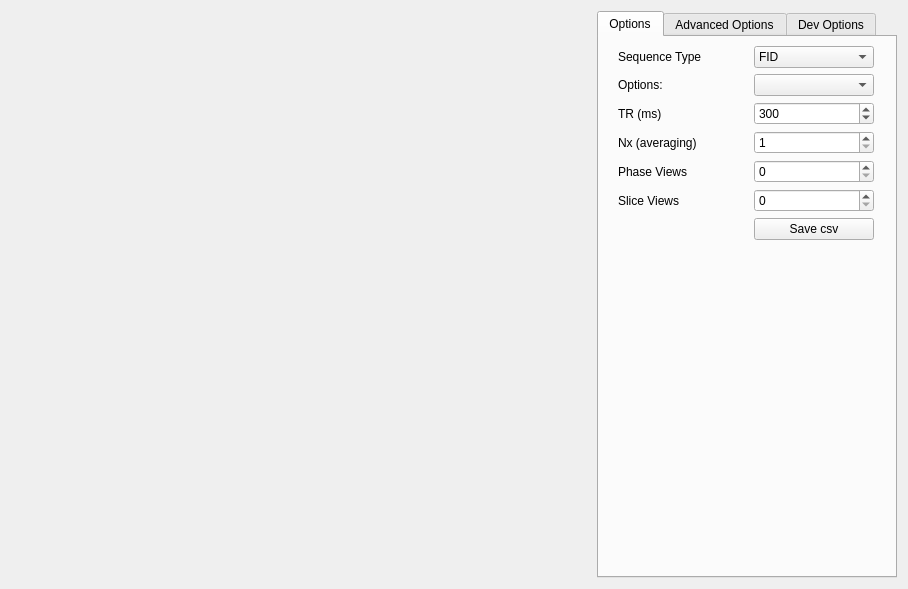
<?xml version="1.0" encoding="UTF-8"?>
<ui version="4.0">
 <class>Form</class>
 <widget class="QWidget" name="Form">
  <property name="geometry">
   <rect>
    <x>0</x>
    <y>0</y>
    <width>908</width>
    <height>589</height>
   </rect>
  </property>
  <property name="sizePolicy">
   <sizepolicy hsizetype="MinimumExpanding" vsizetype="MinimumExpanding">
    <horstretch>2</horstretch>
    <verstretch>2</verstretch>
   </sizepolicy>
  </property>
  <property name="minimumSize">
   <size>
    <width>725</width>
    <height>500</height>
   </size>
  </property>
  <property name="windowTitle">
   <string>Sequence Editor</string>
  </property>
  <property name="styleSheet">
   <string notr="true"/>
  </property>
  <layout class="QGridLayout" name="gridLayout_3">
   <property name="spacing">
    <number>0</number>
   </property>
   <item row="0" column="1" rowspan="4">
    <layout class="QGridLayout" name="gridLayout_2">
     <property name="bottomMargin">
      <number>0</number>
     </property>
     <property name="spacing">
      <number>0</number>
     </property>
     <item row="3" column="0">
      <widget class="matplotlibWidget" name="widget_Read" native="true">
       <property name="minimumSize">
        <size>
         <width>300</width>
         <height>100</height>
        </size>
       </property>
       <property name="maximumSize">
        <size>
         <width>1200</width>
         <height>300</height>
        </size>
       </property>
      </widget>
     </item>
     <item row="2" column="0">
      <widget class="matplotlibWidget" name="widget_Phase" native="true">
       <property name="minimumSize">
        <size>
         <width>300</width>
         <height>100</height>
        </size>
       </property>
       <property name="maximumSize">
        <size>
         <width>1200</width>
         <height>300</height>
        </size>
       </property>
      </widget>
     </item>
     <item row="1" column="0">
      <widget class="matplotlibWidget" name="widget_Slice" native="true">
       <property name="minimumSize">
        <size>
         <width>300</width>
         <height>100</height>
        </size>
       </property>
       <property name="maximumSize">
        <size>
         <width>1200</width>
         <height>300</height>
        </size>
       </property>
      </widget>
     </item>
     <item row="0" column="0">
      <widget class="matplotlibWidget" name="widget_RF" native="true">
       <property name="minimumSize">
        <size>
         <width>300</width>
         <height>100</height>
        </size>
       </property>
       <property name="maximumSize">
        <size>
         <width>1200</width>
         <height>300</height>
        </size>
       </property>
      </widget>
     </item>
     <item row="4" column="0">
      <spacer name="horizontalSpacer">
       <property name="orientation">
        <enum>Qt::Horizontal</enum>
       </property>
       <property name="sizeHint" stdset="0">
        <size>
         <width>40</width>
         <height>20</height>
        </size>
       </property>
      </spacer>
     </item>
    </layout>
   </item>
   <item row="3" column="2">
    <widget class="QTabWidget" name="tabWidget">
     <property name="maximumSize">
      <size>
       <width>300</width>
       <height>16777215</height>
      </size>
     </property>
     <property name="currentIndex">
      <number>0</number>
     </property>
     <widget class="QWidget" name="tab">
      <attribute name="title">
       <string>Options</string>
      </attribute>
      <layout class="QGridLayout" name="gridLayout_4">
       <item row="5" column="0">
        <widget class="QLabel" name="slice_stepslabel">
         <property name="text">
          <string>Slice Views</string>
         </property>
        </widget>
       </item>
       <item row="10" column="1">
        <spacer name="verticalSpacer_2">
         <property name="orientation">
          <enum>Qt::Vertical</enum>
         </property>
         <property name="sizeHint" stdset="0">
          <size>
           <width>20</width>
           <height>430</height>
          </size>
         </property>
        </spacer>
       </item>
       <item row="0" column="0">
        <widget class="QLabel" name="label_3">
         <property name="minimumSize">
          <size>
           <width>120</width>
           <height>0</height>
          </size>
         </property>
         <property name="maximumSize">
          <size>
           <width>120</width>
           <height>16777215</height>
          </size>
         </property>
         <property name="text">
          <string>Sequence Type</string>
         </property>
        </widget>
       </item>
       <item row="0" column="1">
        <widget class="QComboBox" name="seqtype">
         <property name="minimumSize">
          <size>
           <width>120</width>
           <height>0</height>
          </size>
         </property>
         <property name="maximumSize">
          <size>
           <width>120</width>
           <height>16777215</height>
          </size>
         </property>
         <item>
          <property name="text">
           <string>FID</string>
          </property>
         </item>
         <item>
          <property name="text">
           <string>Gradient Echo</string>
          </property>
         </item>
         <item>
          <property name="text">
           <string>3D Volumetric GRE</string>
          </property>
         </item>
         <item>
          <property name="text">
           <string>Spin Echo</string>
          </property>
         </item>
         <item>
          <property name="text">
           <string>Multiple Spin Echo</string>
          </property>
         </item>
         <item>
          <property name="text">
           <string>Multiple Gradient Echo</string>
          </property>
         </item>
         <item>
          <property name="text">
           <string>Inversion Recovery</string>
          </property>
         </item>
         <item>
          <property name="text">
           <string>Sand Box</string>
          </property>
         </item>
        </widget>
       </item>
       <item row="1" column="0">
        <widget class="QLabel" name="label_4">
         <property name="minimumSize">
          <size>
           <width>120</width>
           <height>0</height>
          </size>
         </property>
         <property name="maximumSize">
          <size>
           <width>120</width>
           <height>16777215</height>
          </size>
         </property>
         <property name="text">
          <string>Options:</string>
         </property>
        </widget>
       </item>
       <item row="1" column="1">
        <widget class="QComboBox" name="option">
         <property name="minimumSize">
          <size>
           <width>120</width>
           <height>0</height>
          </size>
         </property>
         <property name="maximumSize">
          <size>
           <width>120</width>
           <height>16777215</height>
          </size>
         </property>
        </widget>
       </item>
       <item row="2" column="0">
        <widget class="QLabel" name="trlabel">
         <property name="text">
          <string>TR (ms)</string>
         </property>
        </widget>
       </item>
       <item row="2" column="1">
        <widget class="QSpinBox" name="tr">
         <property name="keyboardTracking">
          <bool>false</bool>
         </property>
         <property name="maximum">
          <number>30000</number>
         </property>
         <property name="value">
          <number>300</number>
         </property>
        </widget>
       </item>
       <item row="5" column="1">
        <widget class="QSpinBox" name="slice_steps">
         <property name="keyboardTracking">
          <bool>false</bool>
         </property>
         <property name="minimum">
          <number>0</number>
         </property>
         <property name="maximum">
          <number>1024</number>
         </property>
         <property name="value">
          <number>0</number>
         </property>
        </widget>
       </item>
       <item row="9" column="1">
        <widget class="QPushButton" name="savecsv">
         <property name="text">
          <string>Save csv</string>
         </property>
        </widget>
       </item>
       <item row="4" column="0">
        <widget class="QLabel" name="phase_stepslabel">
         <property name="text">
          <string>Phase Views</string>
         </property>
        </widget>
       </item>
       <item row="4" column="1">
        <widget class="QSpinBox" name="phase_steps">
         <property name="keyboardTracking">
          <bool>false</bool>
         </property>
         <property name="minimum">
          <number>0</number>
         </property>
         <property name="maximum">
          <number>1024</number>
         </property>
         <property name="value">
          <number>0</number>
         </property>
        </widget>
       </item>
       <item row="3" column="0">
        <widget class="QLabel" name="label_10">
         <property name="text">
          <string>Nx (averaging)</string>
         </property>
        </widget>
       </item>
       <item row="3" column="1">
        <widget class="QSpinBox" name="nx">
         <property name="minimum">
          <number>1</number>
         </property>
         <property name="maximum">
          <number>1000</number>
         </property>
        </widget>
       </item>
      </layout>
     </widget>
     <widget class="QWidget" name="tab_2">
      <attribute name="title">
       <string>Advanced Options</string>
      </attribute>
      <layout class="QGridLayout" name="gridLayout">
       <item row="0" column="0">
        <widget class="QLabel" name="telabel">
         <property name="text">
          <string>TE</string>
         </property>
        </widget>
       </item>
       <item row="0" column="1">
        <widget class="QDoubleSpinBox" name="te">
         <property name="keyboardTracking">
          <bool>false</bool>
         </property>
         <property name="maximum">
          <double>999.990000000000009</double>
         </property>
         <property name="value">
          <double>19.000000000000000</double>
         </property>
        </widget>
       </item>
       <item row="1" column="0">
        <widget class="QLabel" name="tilabel">
         <property name="enabled">
          <bool>true</bool>
         </property>
         <property name="text">
          <string>TI</string>
         </property>
        </widget>
       </item>
       <item row="1" column="1">
        <widget class="QDoubleSpinBox" name="ti">
         <property name="keyboardTracking">
          <bool>false</bool>
         </property>
         <property name="value">
          <double>5.000000000000000</double>
         </property>
        </widget>
       </item>
       <item row="2" column="0" colspan="2">
        <widget class="QLabel" name="rftitle">
         <property name="font">
          <font>
           <weight>75</weight>
           <bold>true</bold>
          </font>
         </property>
         <property name="text">
          <string>RF</string>
         </property>
         <property name="alignment">
          <set>Qt::AlignCenter</set>
         </property>
        </widget>
       </item>
       <item row="3" column="0">
        <widget class="QLabel" name="flipalabel">
         <property name="text">
          <string>Flip angle (deg)</string>
         </property>
        </widget>
       </item>
       <item row="3" column="1">
        <widget class="QDoubleSpinBox" name="flipa">
         <property name="keyboardTracking">
          <bool>false</bool>
         </property>
         <property name="maximum">
          <double>999.990000000000009</double>
         </property>
         <property name="value">
          <double>90.000000000000000</double>
         </property>
        </widget>
       </item>
       <item row="4" column="0">
        <widget class="QLabel" name="rfwlabel">
         <property name="text">
          <string>RF Width</string>
         </property>
        </widget>
       </item>
       <item row="4" column="1">
        <widget class="QDoubleSpinBox" name="rfw">
         <property name="keyboardTracking">
          <bool>false</bool>
         </property>
         <property name="maximum">
          <double>999.990000000000009</double>
         </property>
         <property name="value">
          <double>7.000000000000000</double>
         </property>
        </widget>
       </item>
       <item row="5" column="0">
        <widget class="QLabel" name="rftlabel">
         <property name="text">
          <string>Start Time</string>
         </property>
        </widget>
       </item>
       <item row="5" column="1">
        <widget class="QDoubleSpinBox" name="rft">
         <property name="keyboardTracking">
          <bool>false</bool>
         </property>
         <property name="maximum">
          <double>999.990000000000009</double>
         </property>
         <property name="value">
          <double>0.200000000000000</double>
         </property>
        </widget>
       </item>
       <item row="21" column="1">
        <widget class="QDoubleSpinBox" name="sliceamp">
         <property name="keyboardTracking">
          <bool>false</bool>
         </property>
         <property name="minimum">
          <double>-9.000000000000000</double>
         </property>
         <property name="maximum">
          <double>9.000000000000000</double>
         </property>
         <property name="value">
          <double>1.000000000000000</double>
         </property>
        </widget>
       </item>
       <item row="14" column="0" colspan="2">
        <widget class="QLabel" name="readtitle">
         <property name="font">
          <font>
           <weight>75</weight>
           <bold>true</bold>
          </font>
         </property>
         <property name="text">
          <string>Read</string>
         </property>
         <property name="alignment">
          <set>Qt::AlignCenter</set>
         </property>
        </widget>
       </item>
       <item row="11" column="0" colspan="2">
        <widget class="QLabel" name="acqtitle">
         <property name="font">
          <font>
           <weight>75</weight>
           <bold>true</bold>
          </font>
         </property>
         <property name="text">
          <string>Acquire</string>
         </property>
         <property name="alignment">
          <set>Qt::AlignCenter</set>
         </property>
        </widget>
       </item>
       <item row="12" column="0">
        <widget class="QLabel" name="acqwlabel">
         <property name="text">
          <string>Acquire Width</string>
         </property>
        </widget>
       </item>
       <item row="12" column="1">
        <widget class="QDoubleSpinBox" name="acqw">
         <property name="keyboardTracking">
          <bool>false</bool>
         </property>
         <property name="maximum">
          <double>999.990000000000009</double>
         </property>
         <property name="value">
          <double>10.000000000000000</double>
         </property>
        </widget>
       </item>
       <item row="13" column="0">
        <widget class="QLabel" name="acqnumlabel">
         <property name="text">
          <string>Acquire Number</string>
         </property>
        </widget>
       </item>
       <item row="13" column="1">
        <widget class="QSpinBox" name="acqnum">
         <property name="keyboardTracking">
          <bool>false</bool>
         </property>
         <property name="minimum">
          <number>1</number>
         </property>
         <property name="singleStep">
          <number>1</number>
         </property>
         <property name="value">
          <number>1</number>
         </property>
        </widget>
       </item>
       <item row="16" column="0" colspan="2">
        <widget class="QLabel" name="phasetitle">
         <property name="font">
          <font>
           <weight>75</weight>
           <bold>true</bold>
          </font>
         </property>
         <property name="text">
          <string>Phase</string>
         </property>
         <property name="alignment">
          <set>Qt::AlignCenter</set>
         </property>
        </widget>
       </item>
       <item row="17" column="0">
        <widget class="QLabel" name="phasetlabel">
         <property name="text">
          <string>Phase Time</string>
         </property>
        </widget>
       </item>
       <item row="17" column="1">
        <widget class="QDoubleSpinBox" name="phaset">
         <property name="keyboardTracking">
          <bool>false</bool>
         </property>
         <property name="maximum">
          <double>999.990000000000009</double>
         </property>
         <property name="value">
          <double>7.000000000000000</double>
         </property>
        </widget>
       </item>
       <item row="18" column="0">
        <widget class="QLabel" name="phasewlabel">
         <property name="text">
          <string>Phase Width</string>
         </property>
        </widget>
       </item>
       <item row="18" column="1">
        <widget class="QDoubleSpinBox" name="phasew">
         <property name="keyboardTracking">
          <bool>false</bool>
         </property>
         <property name="maximum">
          <double>999.990000000000009</double>
         </property>
         <property name="value">
          <double>8.000000000000000</double>
         </property>
        </widget>
       </item>
       <item row="19" column="0">
        <widget class="QLabel" name="phaseamplabel">
         <property name="text">
          <string>Amplitude</string>
         </property>
        </widget>
       </item>
       <item row="19" column="1">
        <widget class="QDoubleSpinBox" name="phaseamp">
         <property name="keyboardTracking">
          <bool>false</bool>
         </property>
         <property name="minimum">
          <double>-9.000000000000000</double>
         </property>
         <property name="maximum">
          <double>9.000000000000000</double>
         </property>
         <property name="value">
          <double>1.000000000000000</double>
         </property>
        </widget>
       </item>
       <item row="26" column="0">
        <spacer name="verticalSpacer">
         <property name="orientation">
          <enum>Qt::Vertical</enum>
         </property>
         <property name="sizeHint" stdset="0">
          <size>
           <width>20</width>
           <height>84</height>
          </size>
         </property>
        </spacer>
       </item>
       <item row="22" column="0">
        <widget class="QLabel" name="slicethicknesslabel">
         <property name="text">
          <string>Thickness (Hz)</string>
         </property>
        </widget>
       </item>
       <item row="21" column="0">
        <widget class="QLabel" name="sliceamplabel">
         <property name="text">
          <string>Amplitude</string>
         </property>
        </widget>
       </item>
       <item row="20" column="0" colspan="2">
        <widget class="QLabel" name="slicetitle">
         <property name="font">
          <font>
           <weight>75</weight>
           <bold>true</bold>
          </font>
         </property>
         <property name="text">
          <string>Slice</string>
         </property>
         <property name="alignment">
          <set>Qt::AlignCenter</set>
         </property>
        </widget>
       </item>
       <item row="22" column="1">
        <widget class="QSpinBox" name="slicethickness">
         <property name="maximum">
          <number>6000</number>
         </property>
        </widget>
       </item>
       <item row="15" column="0">
        <widget class="QLabel" name="readamplabel">
         <property name="text">
          <string>Amplitude</string>
         </property>
        </widget>
       </item>
       <item row="15" column="1">
        <widget class="QDoubleSpinBox" name="readamp">
         <property name="keyboardTracking">
          <bool>false</bool>
         </property>
         <property name="minimum">
          <double>-9.000000000000000</double>
         </property>
         <property name="maximum">
          <double>9.000000000000000</double>
         </property>
         <property name="value">
          <double>1.000000000000000</double>
         </property>
        </widget>
       </item>
       <item row="23" column="0" colspan="2">
        <widget class="QLabel" name="obliquetitle">
         <property name="font">
          <font>
           <weight>75</weight>
           <bold>true</bold>
          </font>
         </property>
         <property name="text">
          <string>Oblique</string>
         </property>
         <property name="alignment">
          <set>Qt::AlignCenter</set>
         </property>
        </widget>
       </item>
       <item row="24" column="0">
        <widget class="QLabel" name="thetazlabel">
         <property name="text">
          <string>Theta Z (degree)</string>
         </property>
        </widget>
       </item>
       <item row="25" column="0">
        <widget class="QLabel" name="thetaplabel">
         <property name="text">
          <string>Theta Phase (degree)</string>
         </property>
        </widget>
       </item>
       <item row="24" column="1">
        <widget class="QSpinBox" name="thetaz">
         <property name="minimum">
          <number>-360</number>
         </property>
         <property name="maximum">
          <number>360</number>
         </property>
        </widget>
       </item>
       <item row="25" column="1">
        <widget class="QSpinBox" name="thetap">
         <property name="minimum">
          <number>-360</number>
         </property>
         <property name="maximum">
          <number>360</number>
         </property>
        </widget>
       </item>
      </layout>
     </widget>
     <widget class="QWidget" name="tab_3">
      <attribute name="title">
       <string>Dev Options</string>
      </attribute>
      <layout class="QGridLayout" name="gridLayout_5">
       <item row="8" column="0">
        <spacer name="verticalSpacer_3">
         <property name="orientation">
          <enum>Qt::Vertical</enum>
         </property>
         <property name="sizeHint" stdset="0">
          <size>
           <width>20</width>
           <height>40</height>
          </size>
         </property>
        </spacer>
       </item>
       <item row="2" column="1">
        <widget class="QDoubleSpinBox" name="gradx_offset">
         <property name="decimals">
          <number>4</number>
         </property>
         <property name="minimum">
          <double>-3.000000000000000</double>
         </property>
         <property name="maximum">
          <double>3.000000000000000</double>
         </property>
         <property name="singleStep">
          <double>0.010000000000000</double>
         </property>
        </widget>
       </item>
       <item row="2" column="0">
        <widget class="QLabel" name="label">
         <property name="text">
          <string>GradX Offset</string>
         </property>
        </widget>
       </item>
       <item row="5" column="1">
        <widget class="QDoubleSpinBox" name="b0_offset">
         <property name="decimals">
          <number>4</number>
         </property>
         <property name="minimum">
          <double>-3.000000000000000</double>
         </property>
         <property name="maximum">
          <double>3.000000000000000</double>
         </property>
         <property name="singleStep">
          <double>0.001000000000000</double>
         </property>
        </widget>
       </item>
       <item row="1" column="0">
        <widget class="QLabel" name="label_7">
         <property name="text">
          <string>Pulse Frequency</string>
         </property>
        </widget>
       </item>
       <item row="4" column="1">
        <widget class="QDoubleSpinBox" name="gradz_offset">
         <property name="decimals">
          <number>4</number>
         </property>
         <property name="minimum">
          <double>-3.000000000000000</double>
         </property>
         <property name="maximum">
          <double>3.000000000000000</double>
         </property>
         <property name="singleStep">
          <double>0.010000000000000</double>
         </property>
        </widget>
       </item>
       <item row="3" column="0">
        <widget class="QLabel" name="label_2">
         <property name="text">
          <string>GradY Offset</string>
         </property>
        </widget>
       </item>
       <item row="3" column="1">
        <widget class="QDoubleSpinBox" name="grady_offset">
         <property name="decimals">
          <number>4</number>
         </property>
         <property name="minimum">
          <double>-3.000000000000000</double>
         </property>
         <property name="maximum">
          <double>3.000000000000000</double>
         </property>
         <property name="singleStep">
          <double>0.010000000000000</double>
         </property>
        </widget>
       </item>
       <item row="4" column="0">
        <widget class="QLabel" name="label_5">
         <property name="text">
          <string>GradZ Offset</string>
         </property>
        </widget>
       </item>
       <item row="5" column="0">
        <widget class="QLabel" name="label_6">
         <property name="text">
          <string>B0 Offset</string>
         </property>
        </widget>
       </item>
       <item row="0" column="0">
        <widget class="QLabel" name="label_8">
         <property name="text">
          <string>Pulse Amplitude</string>
         </property>
        </widget>
       </item>
       <item row="0" column="1">
        <widget class="QDoubleSpinBox" name="pulse_amplitude">
         <property name="minimum">
          <double>0.010000000000000</double>
         </property>
         <property name="maximum">
          <double>5.000000000000000</double>
         </property>
         <property name="singleStep">
          <double>0.010000000000000</double>
         </property>
        </widget>
       </item>
       <item row="1" column="1">
        <widget class="QSpinBox" name="pulse_frequency">
         <property name="minimum">
          <number>6000000</number>
         </property>
         <property name="maximum">
          <number>8000000</number>
         </property>
         <property name="singleStep">
          <number>100</number>
         </property>
         <property name="value">
          <number>7100000</number>
         </property>
        </widget>
       </item>
       <item row="6" column="1">
        <widget class="QDoubleSpinBox" name="riset">
         <property name="decimals">
          <number>1</number>
         </property>
         <property name="minimum">
          <double>0.200000000000000</double>
         </property>
         <property name="maximum">
          <double>0.200000000000000</double>
         </property>
         <property name="singleStep">
          <double>0.100000000000000</double>
         </property>
        </widget>
       </item>
       <item row="6" column="0">
        <widget class="QLabel" name="label_9">
         <property name="text">
          <string>Rise Time</string>
         </property>
        </widget>
       </item>
       <item row="7" column="1">
        <widget class="QComboBox" name="comboBox_loop">
         <item>
          <property name="text">
           <string>A</string>
          </property>
         </item>
         <item>
          <property name="text">
           <string>B</string>
          </property>
         </item>
        </widget>
       </item>
       <item row="7" column="0">
        <widget class="QLabel" name="label_12">
         <property name="text">
          <string>Index Loop</string>
         </property>
        </widget>
       </item>
      </layout>
     </widget>
    </widget>
   </item>
  </layout>
 </widget>
 <customwidgets>
  <customwidget>
   <class>matplotlibWidget</class>
   <extends>QWidget</extends>
   <header>matplotlibwidget2.h</header>
   <container>1</container>
  </customwidget>
 </customwidgets>
 <resources/>
 <connections/>
</ui>
